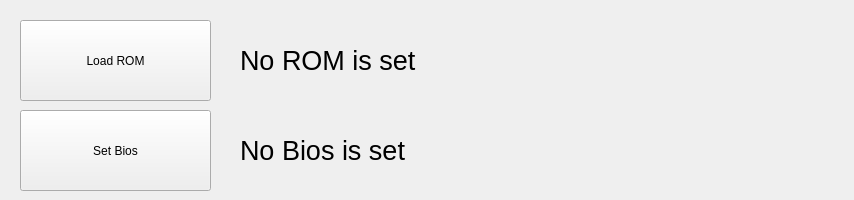
<?xml version="1.0" encoding="UTF-8"?>
<ui version="4.0">
 <class>filewidgetClass</class>
 <widget class="QWidget" name="filewidgetClass">
  <property name="geometry">
   <rect>
    <x>0</x>
    <y>0</y>
    <width>854</width>
    <height>200</height>
   </rect>
  </property>
  <property name="windowTitle">
   <string>filewidget</string>
  </property>
  <widget class="QPushButton" name="loadButton">
   <property name="geometry">
    <rect>
     <x>20</x>
     <y>20</y>
     <width>191</width>
     <height>81</height>
    </rect>
   </property>
   <property name="text">
    <string>Load ROM</string>
   </property>
  </widget>
  <widget class="QPushButton" name="biosButton">
   <property name="geometry">
    <rect>
     <x>20</x>
     <y>110</y>
     <width>191</width>
     <height>81</height>
    </rect>
   </property>
   <property name="text">
    <string>Set Bios</string>
   </property>
  </widget>
  <widget class="QLabel" name="romLabel">
   <property name="geometry">
    <rect>
     <x>240</x>
     <y>30</y>
     <width>351</width>
     <height>61</height>
    </rect>
   </property>
   <property name="font">
    <font>
     <pointsize>20</pointsize>
    </font>
   </property>
   <property name="text">
    <string>No ROM is set</string>
   </property>
  </widget>
  <widget class="QLabel" name="biosLabel">
   <property name="geometry">
    <rect>
     <x>240</x>
     <y>120</y>
     <width>351</width>
     <height>61</height>
    </rect>
   </property>
   <property name="font">
    <font>
     <pointsize>20</pointsize>
    </font>
   </property>
   <property name="text">
    <string>No Bios is set</string>
   </property>
  </widget>
 </widget>
 <layoutdefault spacing="6" margin="11"/>
 <resources/>
 <connections/>
</ui>
